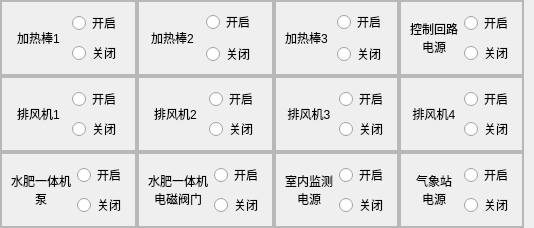
                     <widget class="QWidget" name="manual_control_page2">
                      <layout class="QGridLayout" name="gridLayout_6">
                       <property name="leftMargin">
                        <number>0</number>
                       </property>
                       <property name="topMargin">
                        <number>0</number>
                       </property>
                       <property name="rightMargin">
                        <number>10</number>
                       </property>
                       <property name="bottomMargin">
                        <number>0</number>
                       </property>
                       <property name="spacing">
                        <number>0</number>
                       </property>
                       <item row="0" column="1">
                        <widget class="QFrame" name="control_page2_12">
                         <property name="frameShape">
                          <enum>QFrame::Box</enum>
                         </property>
                         <property name="frameShadow">
                          <enum>QFrame::Raised</enum>
                         </property>
                         <property name="lineWidth">
                          <number>0</number>
                         </property>
                         <property name="midLineWidth">
                          <number>2</number>
                         </property>
                         <layout class="QHBoxLayout" name="horizontalLayout_30">
                          <property name="spacing">
                           <number>0</number>
                          </property>
                          <property name="leftMargin">
                           <number>0</number>
                          </property>
                          <property name="topMargin">
                           <number>0</number>
                          </property>
                          <property name="rightMargin">
                           <number>0</number>
                          </property>
                          <property name="bottomMargin">
                           <number>0</number>
                          </property>
                          <item>
                           <widget class="QLabel" name="label_18">
                            <property name="text">
                             <string>加热棒2</string>
                            </property>
                            <property name="alignment">
                             <set>Qt::AlignCenter</set>
                            </property>
                           </widget>
                          </item>
                          <item>
                           <layout class="QVBoxLayout" name="verticalLayout_40">
                            <item>
                             <widget class="QRadioButton" name="Rbtn2_12_open">
                              <property name="styleSheet">
                               <string notr="true"/>
                              </property>
                              <property name="text">
                               <string>开启</string>
                              </property>
                             </widget>
                            </item>
                            <item>
                             <widget class="QRadioButton" name="Rbtn2_12_close">
                              <property name="styleSheet">
                               <string notr="true"/>
                              </property>
                              <property name="text">
                               <string>关闭</string>
                              </property>
                             </widget>
                            </item>
                           </layout>
                          </item>
                         </layout>
                        </widget>
                       </item>
                       <item row="1" column="3">
                        <widget class="QFrame" name="control_page2_24">
                         <property name="frameShape">
                          <enum>QFrame::Box</enum>
                         </property>
                         <property name="frameShadow">
                          <enum>QFrame::Raised</enum>
                         </property>
                         <property name="lineWidth">
                          <number>0</number>
                         </property>
                         <property name="midLineWidth">
                          <number>2</number>
                         </property>
                         <layout class="QHBoxLayout" name="horizontalLayout_39">
                          <item>
                           <widget class="QLabel" name="label_27">
                            <property name="text">
                             <string>排风机4</string>
                            </property>
                            <property name="alignment">
                             <set>Qt::AlignCenter</set>
                            </property>
                           </widget>
                          </item>
                          <item>
                           <layout class="QVBoxLayout" name="verticalLayout_49">
                            <item>
                             <widget class="QRadioButton" name="Rbtn2_24_open">
                              <property name="styleSheet">
                               <string notr="true"/>
                              </property>
                              <property name="text">
                               <string>开启</string>
                              </property>
                             </widget>
                            </item>
                            <item>
                             <widget class="QRadioButton" name="Rbtn2_24_close">
                              <property name="styleSheet">
                               <string notr="true"/>
                              </property>
                              <property name="text">
                               <string>关闭</string>
                              </property>
                             </widget>
                            </item>
                           </layout>
                          </item>
                         </layout>
                        </widget>
                       </item>
                       <item row="1" column="0">
                        <widget class="QFrame" name="control_page2_21">
                         <property name="frameShape">
                          <enum>QFrame::Box</enum>
                         </property>
                         <property name="frameShadow">
                          <enum>QFrame::Raised</enum>
                         </property>
                         <property name="lineWidth">
                          <number>0</number>
                         </property>
                         <property name="midLineWidth">
                          <number>2</number>
                         </property>
                         <layout class="QHBoxLayout" name="horizontalLayout_33">
                          <item>
                           <widget class="QLabel" name="label_21">
                            <property name="text">
                             <string>排风机1</string>
                            </property>
                            <property name="alignment">
                             <set>Qt::AlignCenter</set>
                            </property>
                           </widget>
                          </item>
                          <item>
                           <layout class="QVBoxLayout" name="verticalLayout_43">
                            <item>
                             <widget class="QRadioButton" name="Rbtn2_21_open">
                              <property name="styleSheet">
                               <string notr="true"/>
                              </property>
                              <property name="text">
                               <string>开启</string>
                              </property>
                             </widget>
                            </item>
                            <item>
                             <widget class="QRadioButton" name="Rbtn2_21_close">
                              <property name="styleSheet">
                               <string notr="true"/>
                              </property>
                              <property name="text">
                               <string>关闭</string>
                              </property>
                             </widget>
                            </item>
                           </layout>
                          </item>
                         </layout>
                        </widget>
                       </item>
                       <item row="1" column="1">
                        <widget class="QFrame" name="control_page2_22">
                         <property name="frameShape">
                          <enum>QFrame::Box</enum>
                         </property>
                         <property name="frameShadow">
                          <enum>QFrame::Raised</enum>
                         </property>
                         <property name="lineWidth">
                          <number>0</number>
                         </property>
                         <property name="midLineWidth">
                          <number>2</number>
                         </property>
                         <layout class="QHBoxLayout" name="horizontalLayout_34">
                          <item>
                           <widget class="QLabel" name="label_22">
                            <property name="text">
                             <string>排风机2</string>
                            </property>
                            <property name="alignment">
                             <set>Qt::AlignCenter</set>
                            </property>
                           </widget>
                          </item>
                          <item>
                           <layout class="QVBoxLayout" name="verticalLayout_44">
                            <item>
                             <widget class="QRadioButton" name="Rbtn2_22_open">
                              <property name="styleSheet">
                               <string notr="true"/>
                              </property>
                              <property name="text">
                               <string>开启</string>
                              </property>
                             </widget>
                            </item>
                            <item>
                             <widget class="QRadioButton" name="Rbtn2_22_close">
                              <property name="styleSheet">
                               <string notr="true"/>
                              </property>
                              <property name="text">
                               <string>关闭</string>
                              </property>
                             </widget>
                            </item>
                           </layout>
                          </item>
                         </layout>
                        </widget>
                       </item>
                       <item row="2" column="3">
                        <widget class="QFrame" name="control_page2_34">
                         <property name="frameShape">
                          <enum>QFrame::Box</enum>
                         </property>
                         <property name="frameShadow">
                          <enum>QFrame::Raised</enum>
                         </property>
                         <property name="lineWidth">
                          <number>0</number>
                         </property>
                         <property name="midLineWidth">
                          <number>2</number>
                         </property>
                         <layout class="QHBoxLayout" name="horizontalLayout_40">
                          <item>
                           <widget class="QLabel" name="label_28">
                            <property name="text">
                             <string>气象站
电源</string>
                            </property>
                            <property name="alignment">
                             <set>Qt::AlignCenter</set>
                            </property>
                           </widget>
                          </item>
                          <item>
                           <layout class="QVBoxLayout" name="verticalLayout_50">
                            <item>
                             <widget class="QRadioButton" name="Rbtn2_34_open">
                              <property name="styleSheet">
                               <string notr="true"/>
                              </property>
                              <property name="text">
                               <string>开启</string>
                              </property>
                             </widget>
                            </item>
                            <item>
                             <widget class="QRadioButton" name="Rbtn2_34_close">
                              <property name="styleSheet">
                               <string notr="true"/>
                              </property>
                              <property name="text">
                               <string>关闭</string>
                              </property>
                             </widget>
                            </item>
                           </layout>
                          </item>
                         </layout>
                        </widget>
                       </item>
                       <item row="1" column="2">
                        <widget class="QFrame" name="control_page2_23">
                         <property name="frameShape">
                          <enum>QFrame::Box</enum>
                         </property>
                         <property name="frameShadow">
                          <enum>QFrame::Raised</enum>
                         </property>
                         <property name="lineWidth">
                          <number>0</number>
                         </property>
                         <property name="midLineWidth">
                          <number>2</number>
                         </property>
                         <layout class="QHBoxLayout" name="horizontalLayout_35">
                          <item>
                           <widget class="QLabel" name="label_23">
                            <property name="text">
                             <string>排风机3</string>
                            </property>
                            <property name="alignment">
                             <set>Qt::AlignCenter</set>
                            </property>
                           </widget>
                          </item>
                          <item>
                           <layout class="QVBoxLayout" name="verticalLayout_45">
                            <item>
                             <widget class="QRadioButton" name="Rbtn2_23_open">
                              <property name="styleSheet">
                               <string notr="true"/>
                              </property>
                              <property name="text">
                               <string>开启</string>
                              </property>
                             </widget>
                            </item>
                            <item>
                             <widget class="QRadioButton" name="Rbtn2_23_close">
                              <property name="styleSheet">
                               <string notr="true"/>
                              </property>
                              <property name="text">
                               <string>关闭</string>
                              </property>
                             </widget>
                            </item>
                           </layout>
                          </item>
                         </layout>
                        </widget>
                       </item>
                       <item row="2" column="1">
                        <widget class="QFrame" name="control_page2_32">
                         <property name="frameShape">
                          <enum>QFrame::Box</enum>
                         </property>
                         <property name="frameShadow">
                          <enum>QFrame::Raised</enum>
                         </property>
                         <property name="lineWidth">
                          <number>0</number>
                         </property>
                         <property name="midLineWidth">
                          <number>2</number>
                         </property>
                         <layout class="QHBoxLayout" name="horizontalLayout_37">
                          <item>
                           <widget class="QLabel" name="label_25">
                            <property name="text">
                             <string>水肥一体机
电磁阀门</string>
                            </property>
                            <property name="alignment">
                             <set>Qt::AlignCenter</set>
                            </property>
                           </widget>
                          </item>
                          <item>
                           <layout class="QVBoxLayout" name="verticalLayout_47">
                            <item>
                             <widget class="QRadioButton" name="Rbtn2_32_open">
                              <property name="styleSheet">
                               <string notr="true"/>
                              </property>
                              <property name="text">
                               <string>开启</string>
                              </property>
                             </widget>
                            </item>
                            <item>
                             <widget class="QRadioButton" name="Rbtn2_32_close">
                              <property name="styleSheet">
                               <string notr="true"/>
                              </property>
                              <property name="text">
                               <string>关闭</string>
                              </property>
                             </widget>
                            </item>
                           </layout>
                          </item>
                         </layout>
                        </widget>
                       </item>
                       <item row="0" column="3">
                        <widget class="QFrame" name="control_page2_14">
                         <property name="frameShape">
                          <enum>QFrame::Box</enum>
                         </property>
                         <property name="frameShadow">
                          <enum>QFrame::Raised</enum>
                         </property>
                         <property name="lineWidth">
                          <number>0</number>
                         </property>
                         <property name="midLineWidth">
                          <number>2</number>
                         </property>
                         <layout class="QHBoxLayout" name="horizontalLayout_32">
                          <item>
                           <widget class="QLabel" name="label_20">
                            <property name="text">
                             <string>控制回路
电源</string>
                            </property>
                            <property name="alignment">
                             <set>Qt::AlignCenter</set>
                            </property>
                           </widget>
                          </item>
                          <item>
                           <layout class="QVBoxLayout" name="verticalLayout_42">
                            <item>
                             <widget class="QRadioButton" name="Rbtn2_14_open">
                              <property name="styleSheet">
                               <string notr="true"/>
                              </property>
                              <property name="text">
                               <string>开启</string>
                              </property>
                             </widget>
                            </item>
                            <item>
                             <widget class="QRadioButton" name="Rbtn2_14_close">
                              <property name="styleSheet">
                               <string notr="true"/>
                              </property>
                              <property name="text">
                               <string>关闭</string>
                              </property>
                             </widget>
                            </item>
                           </layout>
                          </item>
                         </layout>
                        </widget>
                       </item>
                       <item row="2" column="2">
                        <widget class="QFrame" name="control_page2_33">
                         <property name="frameShape">
                          <enum>QFrame::Box</enum>
                         </property>
                         <property name="frameShadow">
                          <enum>QFrame::Raised</enum>
                         </property>
                         <property name="lineWidth">
                          <number>0</number>
                         </property>
                         <property name="midLineWidth">
                          <number>2</number>
                         </property>
                         <layout class="QHBoxLayout" name="horizontalLayout_38">
                          <item>
                           <widget class="QLabel" name="label_26">
                            <property name="text">
                             <string>室内监测
电源</string>
                            </property>
                            <property name="alignment">
                             <set>Qt::AlignCenter</set>
                            </property>
                           </widget>
                          </item>
                          <item>
                           <layout class="QVBoxLayout" name="verticalLayout_48">
                            <item>
                             <widget class="QRadioButton" name="Rbtn2_33_open">
                              <property name="styleSheet">
                               <string notr="true"/>
                              </property>
                              <property name="text">
                               <string>开启</string>
                              </property>
                             </widget>
                            </item>
                            <item>
                             <widget class="QRadioButton" name="Rbtn2_33_close">
                              <property name="styleSheet">
                               <string notr="true"/>
                              </property>
                              <property name="text">
                               <string>关闭</string>
                              </property>
                             </widget>
                            </item>
                           </layout>
                          </item>
                         </layout>
                        </widget>
                       </item>
                       <item row="2" column="0">
                        <widget class="QFrame" name="control_page2_31">
                         <property name="frameShape">
                          <enum>QFrame::Box</enum>
                         </property>
                         <property name="frameShadow">
                          <enum>QFrame::Raised</enum>
                         </property>
                         <property name="lineWidth">
                          <number>0</number>
                         </property>
                         <property name="midLineWidth">
                          <number>2</number>
                         </property>
                         <layout class="QHBoxLayout" name="horizontalLayout_36">
                          <item>
                           <widget class="QLabel" name="label_24">
                            <property name="text">
                             <string>水肥一体机
泵</string>
                            </property>
                            <property name="alignment">
                             <set>Qt::AlignCenter</set>
                            </property>
                           </widget>
                          </item>
                          <item>
                           <layout class="QVBoxLayout" name="verticalLayout_46">
                            <item>
                             <widget class="QRadioButton" name="Rbtn2_31_open">
                              <property name="styleSheet">
                               <string notr="true"/>
                              </property>
                              <property name="text">
                               <string>开启</string>
                              </property>
                             </widget>
                            </item>
                            <item>
                             <widget class="QRadioButton" name="Rbtn2_31_close">
                              <property name="styleSheet">
                               <string notr="true"/>
                              </property>
                              <property name="text">
                               <string>关闭</string>
                              </property>
                             </widget>
                            </item>
                           </layout>
                          </item>
                         </layout>
                        </widget>
                       </item>
                       <item row="0" column="2">
                        <widget class="QFrame" name="control_page2_13">
                         <property name="frameShape">
                          <enum>QFrame::Box</enum>
                         </property>
                         <property name="frameShadow">
                          <enum>QFrame::Raised</enum>
                         </property>
                         <property name="lineWidth">
                          <number>0</number>
                         </property>
                         <property name="midLineWidth">
                          <number>2</number>
                         </property>
                         <layout class="QHBoxLayout" name="horizontalLayout_31">
                          <property name="spacing">
                           <number>0</number>
                          </property>
                          <property name="leftMargin">
                           <number>0</number>
                          </property>
                          <property name="topMargin">
                           <number>0</number>
                          </property>
                          <property name="rightMargin">
                           <number>0</number>
                          </property>
                          <property name="bottomMargin">
                           <number>0</number>
                          </property>
                          <item>
                           <widget class="QLabel" name="label_19">
                            <property name="text">
                             <string>加热棒3</string>
                            </property>
                            <property name="alignment">
                             <set>Qt::AlignCenter</set>
                            </property>
                           </widget>
                          </item>
                          <item>
                           <layout class="QVBoxLayout" name="verticalLayout_41">
                            <item>
                             <widget class="QRadioButton" name="Rbtn2_13_open">
                              <property name="styleSheet">
                               <string notr="true"/>
                              </property>
                              <property name="text">
                               <string>开启</string>
                              </property>
                             </widget>
                            </item>
                            <item>
                             <widget class="QRadioButton" name="Rbtn2_13_close">
                              <property name="styleSheet">
                               <string notr="true"/>
                              </property>
                              <property name="text">
                               <string>关闭</string>
                              </property>
                             </widget>
                            </item>
                           </layout>
                          </item>
                         </layout>
                        </widget>
                       </item>
                       <item row="0" column="0">
                        <widget class="QFrame" name="control_page2_11">
                         <property name="frameShape">
                          <enum>QFrame::Box</enum>
                         </property>
                         <property name="frameShadow">
                          <enum>QFrame::Raised</enum>
                         </property>
                         <property name="lineWidth">
                          <number>0</number>
                         </property>
                         <property name="midLineWidth">
                          <number>2</number>
                         </property>
                         <layout class="QHBoxLayout" name="horizontalLayout_22">
                          <item>
                           <widget class="QLabel" name="label_9">
                            <property name="text">
                             <string>加热棒1</string>
                            </property>
                            <property name="alignment">
                             <set>Qt::AlignCenter</set>
                            </property>
                           </widget>
                          </item>
                          <item>
                           <layout class="QVBoxLayout" name="verticalLayout_32">
                            <item>
                             <widget class="QRadioButton" name="Rbtn2_11_open">
                              <property name="styleSheet">
                               <string notr="true"/>
                              </property>
                              <property name="text">
                               <string>开启</string>
                              </property>
                             </widget>
                            </item>
                            <item>
                             <widget class="QRadioButton" name="Rbtn2_11_close">
                              <property name="styleSheet">
                               <string notr="true"/>
                              </property>
                              <property name="text">
                               <string>关闭</string>
                              </property>
                             </widget>
                            </item>
                           </layout>
                          </item>
                         </layout>
                        </widget>
                       </item>
                      </layout>
                     </widget>
